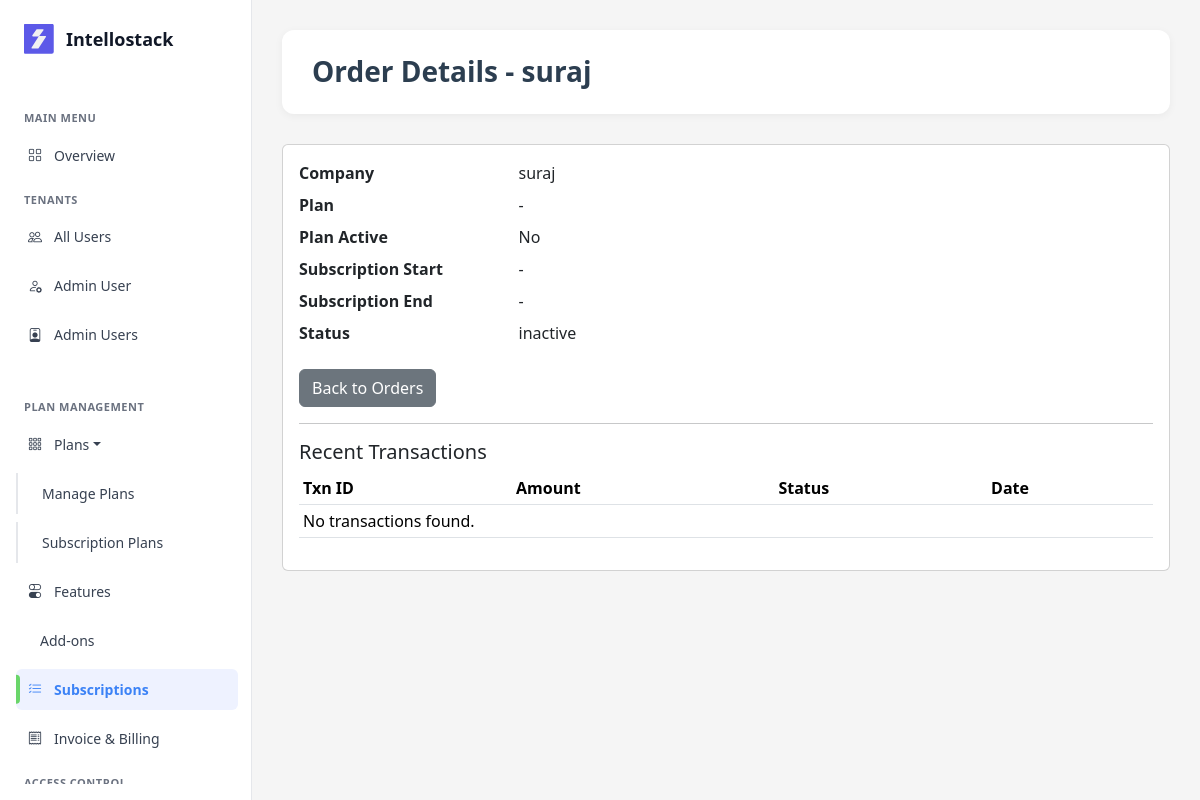
Before: /payment/orders/1/ (signed in) with the older database file.
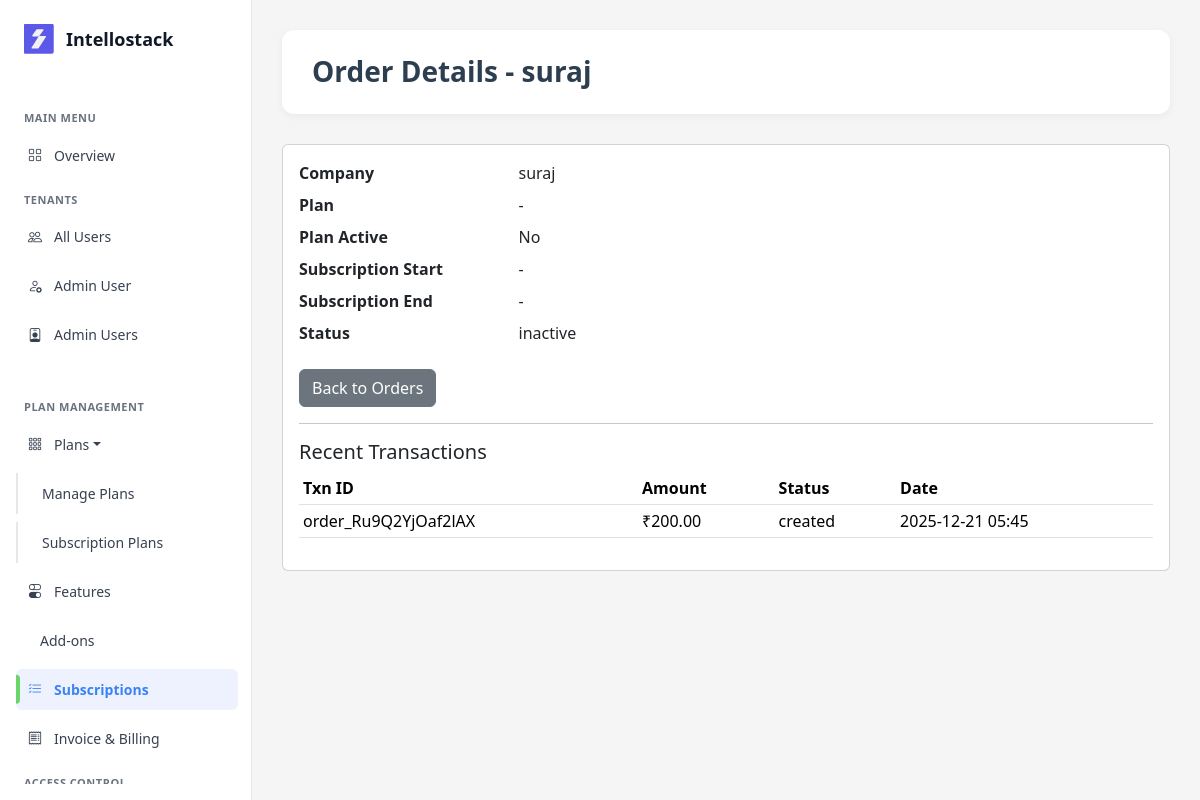
After: the same page with the newer database file.
### saas/models/payment_transaction.py (models this page shows, shortened)
class PaymentTransaction(models.Model):
    tenant = models.ForeignKey('Tenant', on_delete=models.CASCADE, related_name='transactions', null=True, blank=True)
    plan = models.ForeignKey('Plan', on_delete=models.CASCADE, null=True, blank=True)
    razorpay_order_id = models.CharField(max_length=100, unique=True)
    razorpay_payment_id = models.CharField(max_length=100, blank=True, null=True)
    razorpay_signature = models.CharField(max_length=200, blank=True, null=True)
    amount = models.DecimalField(max_digits=10, decimal_places=2)
    currency = models.CharField(max_length=3, default='INR')
    billing_cycle = models.CharField(max_length=20, choices=[
        ('monthly', 'Monthly'),
        ('yearly', 'Yearly'),
    ], default='monthly')
    status = models.CharField(max_length=50, choices=[
        ('created', 'Created'),
        ('paid', 'Paid'),
        ('failed', 'Failed'),
        ('cancelled', 'Cancelled'),
    ], default='created')
    payment_method = models.CharField(max_length=50, blank=True, null=True)
    failure_reason = models.TextField(blank=True, null=True)
    created_at = models.DateTimeField(auto_now_add=True)
    updated_at = models.DateTimeField(auto_now=True)
    class Meta:
        db_table = 'payment_transactions'
        ordering = ['-created_at']

### saas/views/payment_views.py (the view)
# urls.py: path('orders/<int:tenant_id>/', order_detail, name='order_detail'),
@login_required(login_url='auth:login')
@user_passes_test(lambda u: u.is_staff)
def order_detail(request, tenant_id):
    tenant = get_object_or_404(Tenant, id=tenant_id)
    plan = tenant.subscription_plan
    transactions = PaymentTransaction.objects.filter(tenant=tenant).order_by('-created_at')[:10]
    context = {
        'tenant': tenant,
        'plan': plan,
        'transactions': transactions,
    }
    return render(request, 'payment/order_detail.html', context)

### saas/auth_backend.py (called while the page is built)
    def get_user(self, user_id):
        try:
            return User.objects.get(pk=user_id)
        except User.DoesNotExist:
            return None

### saas/context_processors.py (called while the page is built)
def users_and_roles(request):
    users = CustomUser.objects.select_related('role').all()
    roles = Role.objects.prefetch_related('users').all()
    payments = PaymentTransaction.objects.select_related('tenant').all()[:5]
    return {
        'users': users,
        'roles': roles,
        'payments': payments,
    }

### saas/templates/payment/order_detail.html
{% extends 'base.html' %}
{% load static %}
{% block content %}
<div class="content-header">
    <h1>Order Details - {{ tenant.name }}</h1>
</div>
<div class="card">
    <div class="card-body">
        <dl class="row">
            <dt class="col-sm-3">Company</dt>
            <dd class="col-sm-9">{{ tenant.name }}</dd>
            <dt class="col-sm-3">Plan</dt>
            <dd class="col-sm-9">{% if plan %}{{ plan.name }} (₹{{ plan.price_monthly }}){% else %}-{% endif %}</dd>
            <dt class="col-sm-3">Plan Active</dt>
            <dd class="col-sm-9">{% if plan and plan.status %}Yes{% else %}No{% endif %}</dd>
            <dt class="col-sm-3">Subscription Start</dt>
            <dd class="col-sm-9">{% if tenant.subscription_start_date %}{{ tenant.subscription_start_date|date:"Y-m-d H:i" }}{% else %}-{% endif %}</dd>
            <dt class="col-sm-3">Subscription End</dt>
            <dd class="col-sm-9">{% if tenant.subscription_end_date %}{{ tenant.subscription_end_date|date:"Y-m-d H:i" }}{% else %}-{% endif %}</dd>
            <dt class="col-sm-3">Status</dt>
            <dd class="col-sm-9">{{ tenant.status }}</dd>
        </dl>
        <div class="mt-3">
            <a class="btn btn-secondary" href="{% url 'payment:orders_list' %}">Back to Orders</a>
        </div>
        <hr />
        <h5>Recent Transactions</h5>
        <table class="table table-sm mt-2">
            <thead>
                <tr>
                    <th>Txn ID</th>
                    <th>Amount</th>
                    <th>Status</th>
                    <th>Date</th>
                </tr>
            </thead>
            <tbody>
                {% for tx in transactions %}
                <tr>
                    <td>{{ tx.razorpay_order_id }}</td>
                    <td>₹{{ tx.amount }}</td>
                    <td>{{ tx.status }}</td>
                    <td>{% if tx.created_at %}{{ tx.created_at|date:"Y-m-d H:i" }}{% else %}-{% endif %}</td>
                </tr>
                {% empty %}
                <tr>
                    <td colspan="4">No transactions found.</td>
                </tr>
                {% endfor %}
            </tbody>
        </table>
    </div>
</div>
{% endblock %}

Changed rows visible on the page:
added PaymentTransaction: razorpay_order_id "order_Ru9Q2YjOaf2lAX", amount "200.00", status "created", created_at "2025-12-21 05:45"
Other visible differences:
text no longer shown: "No transactions found."
